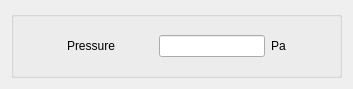
<?xml version="1.0" encoding="UTF-8"?>
<ui version="4.0">
 <class>BoundaryConditionsPressureForm</class>
 <widget class="QWidget" name="BoundaryConditionsPressureForm">
  <property name="geometry">
   <rect>
    <x>0</x>
    <y>0</y>
    <width>353</width>
    <height>66</height>
   </rect>
  </property>
  <property name="minimumSize">
   <size>
    <width>0</width>
    <height>0</height>
   </size>
  </property>
  <property name="windowTitle">
   <string>Form</string>
  </property>
  <layout class="QGridLayout" name="gridLayout_2">
   <item row="0" column="0">
    <widget class="QGroupBox" name="groupBox">
     <property name="title">
      <string/>
     </property>
     <layout class="QGridLayout" name="gridLayout">
      <item row="0" column="0">
       <widget class="QFrame" name="frameDensity">
        <property name="frameShape">
         <enum>QFrame::NoFrame</enum>
        </property>
        <property name="frameShadow">
         <enum>QFrame::Raised</enum>
        </property>
        <layout class="QGridLayout">
         <property name="margin">
          <number>9</number>
         </property>
         <property name="spacing">
          <number>6</number>
         </property>
         <item row="0" column="1" rowspan="2">
          <layout class="QHBoxLayout">
           <property name="spacing">
            <number>6</number>
           </property>
           <property name="margin">
            <number>0</number>
           </property>
           <item>
            <widget class="QLabel" name="labelPressure">
             <property name="text">
              <string>Pressure</string>
             </property>
            </widget>
           </item>
           <item>
            <spacer>
             <property name="orientation">
              <enum>Qt::Horizontal</enum>
             </property>
             <property name="sizeHint" stdset="0">
              <size>
               <width>40</width>
               <height>20</height>
              </size>
             </property>
            </spacer>
           </item>
           <item>
            <widget class="QLineEdit" name="lineEditPressure"/>
           </item>
           <item>
            <widget class="QLabel" name="labelUnitPressure">
             <property name="text">
              <string>Pa</string>
             </property>
            </widget>
           </item>
          </layout>
         </item>
         <item row="1" column="0">
          <spacer>
           <property name="orientation">
            <enum>Qt::Horizontal</enum>
           </property>
           <property name="sizeHint" stdset="0">
            <size>
             <width>40</width>
             <height>20</height>
            </size>
           </property>
          </spacer>
         </item>
         <item row="1" column="2">
          <spacer>
           <property name="orientation">
            <enum>Qt::Horizontal</enum>
           </property>
           <property name="sizeHint" stdset="0">
            <size>
             <width>40</width>
             <height>20</height>
            </size>
           </property>
          </spacer>
         </item>
        </layout>
       </widget>
      </item>
     </layout>
    </widget>
   </item>
  </layout>
 </widget>
 <resources>
  <include location="resources_pages.qrc"/>
 </resources>
 <connections/>
</ui>
